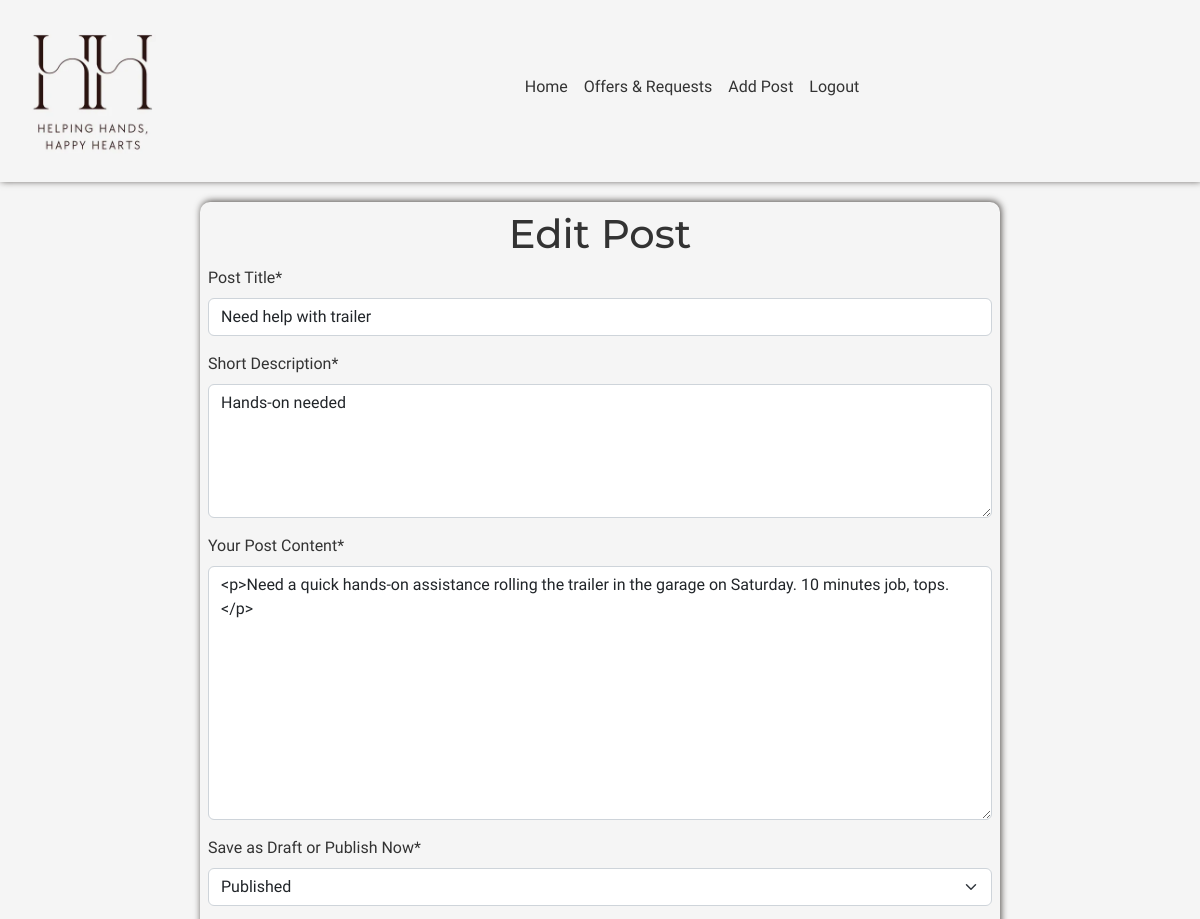
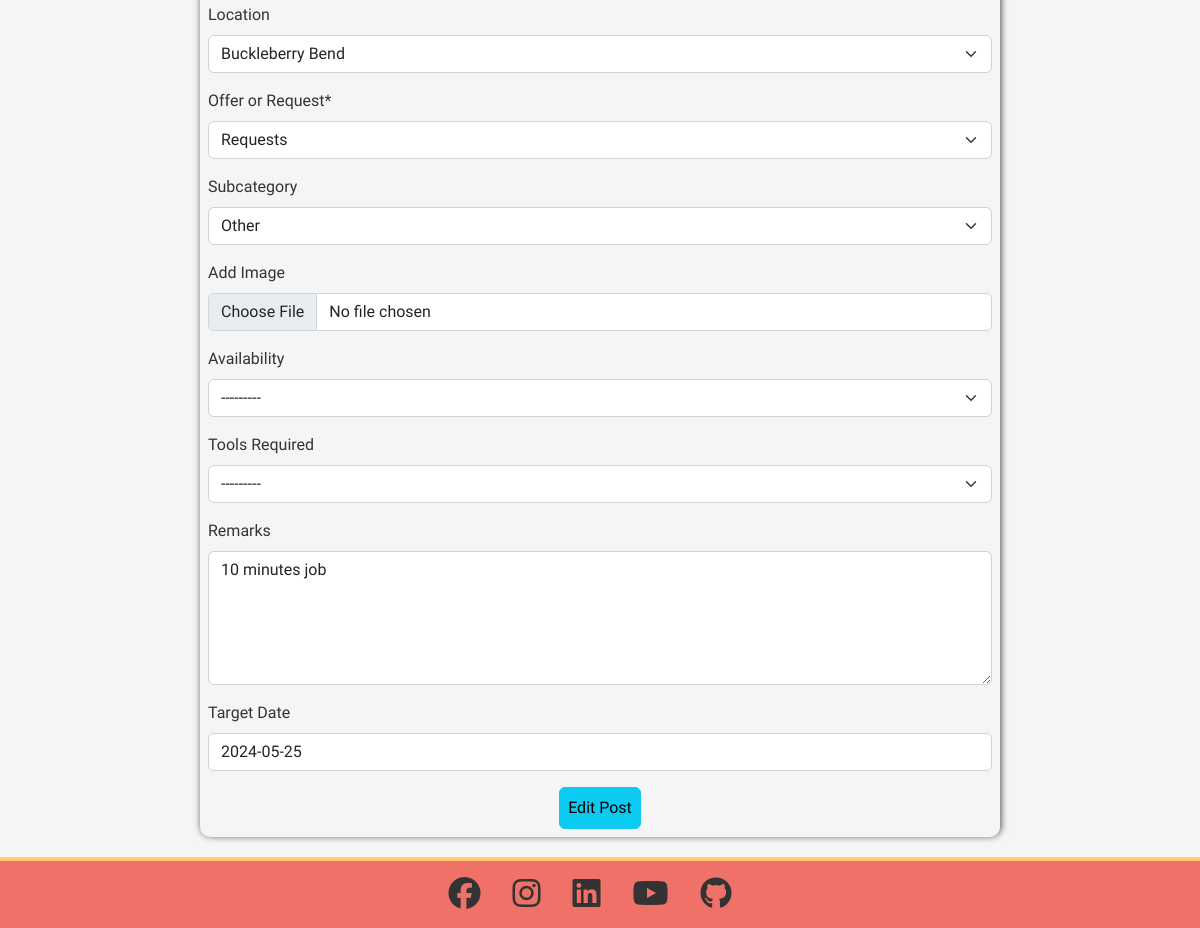
Screenshot of /board/edit/need-help-with-trailer/ (signed in) with the database file from the repository (2 pictures, top to bottom).
### board/models.py (models this page shows, shortened)
class Post(models.Model):
    author = models.ForeignKey(
        User, related_name="post_owner", on_delete=models.CASCADE
    )
    title = models.CharField(max_length=60, null=False, blank=False)
    slug = AutoSlugField(populate_from="title", always_update=True, unique=True)
    excerpt = models.CharField(max_length=500, null=False, blank=False)
    content = RichTextField(max_length=5000, null=False, blank=False)
    published_date = models.DateTimeField(auto_now_add=True)
    edited_date = models.DateTimeField(auto_now=True)
    status = models.IntegerField(choices=STATUS, default=0)
    location = models.ForeignKey(
        Location,
        related_name="post_location",
        null=True,
        blank=True,
        on_delete=models.SET_NULL
    )
    category = models.ForeignKey(
        Category,
        related_name="post_category",
        null=False,
        blank=False,
        on_delete=models.CASCADE
    )
    subcategory = models.ForeignKey(
        Subcategory,
        related_name="post_subcategory",
        null=True,
        blank=True,
        on_delete=models.SET_NULL
    )
    post_image = ResizedImageField(
        size=[400, None],
        upload_to="happyhelping/",
        null=True,
        blank=True,
        quality=75,
        force_format="webp"
    )
    availability = models.CharField(
        max_length=20,
        choices=AVAILABILITY_CHOICES,
        null=True,
        blank=True
    )
    tools_required = models.CharField(
        max_length=50, choices=TOOLS_REQUIRED, null=True, blank=True
    )
    remarks = models.TextField(max_length=250, null=True, blank=True)
    target_date = models.DateField(null=True, blank=True)
    likes = models.ManyToManyField(User, blank=True, related_name="liked_post")
    bookmarks = models.ManyToManyField(User, blank=True, related_name="bookmarked_post")
    class Meta:
        ordering = ["-published_date"]

class Location(models.Model):
    LOCATION = [
        ("AA", "Arkenstone Avenue"),
        ("BB", "Buckleberry Bend"),
        ("CC", "Cobblestone Crossing"),
        ("EE", "Elderberry End"),
        ("FF", "Foxglove Field"),
        ("HH", "Harvest Hollow"),
        ("MM", "Marigold Mews"),
        ("OO", "Old Oak End"),
        ("PP", "Primrose Path"),
        ("RR", "Redleaf Rise"),
        ("SS", "Shirebrook Springs"),
        ("WW", "Windrush Way"),
    ]
    location = models.CharField(max_length=50, choices=LOCATION)
    def __str__(self):
        return (
            self.get_location_display()
        )  # get_location_display returns "human-readable" value

### board/views.py (the view, shortened to what this page needs)
# urls.py: path("edit/<slug:slug>/", EditPost.as_view(), name="edit_post"),
class EditPost(LoginRequiredMixin, UserPassesTestMixin, UpdateView):
    template_name = "board/edit_post.html"
    model = Post
    form_class = PostForm
    success_url = "/board/"
    def test_func(self):
        return self.request.user == self.get_object().author
    def get_context_data(self, **kwargs):
        kwargs.update({'post': self.object})
        return super(EditPost, self).get_context_data(**kwargs)

### board/forms.py
class PostForm(forms.ModelForm):
    content = RichTextField()
    class Meta:
        model = Post
        fields = [
            "title",
            "excerpt",
            "content",
            "status",
            "location",
            "category",
            "subcategory",
            "post_image",
            "availability",
            "tools_required",
            "remarks",
            "target_date",
        ]
        widgets = {
            "excerpt": forms.Textarea(attrs={"rows": 5}),
            "remarks": forms.Textarea(attrs={"rows": 5}),
        }
        labels = {
            "title": "Post Title",
            "excerpt": "Short Description",
            "content": "Your Post Content",
            "status": "Save as Draft or Publish Now",
            "location": "Location",
            "category": "Offer or Request",
            "subcategory": "Subcategory",
            "post_image": "Add Image",
            "availability": "Availability",
            "tools_required": "Tools Required",
            "remarks": "Remarks",
            "target_date": "Target Date",
        }

### board/models.py (called while the page is built)
    def __str__(self):
        return (
            self.get_category_display()
        )  # get_category_display returns "human-readable" value

    def __str__(self):
        return (
            self.get_subcategory_display()
        )  # get_subcategory_display returns "human-readable" value

### board/templates/board/edit_post.html (shortened to what this page needs)
{% extends 'base.html' %}
{% load i18n %}
{% load crispy_forms_tags %}
{% block content %}
<div class="container-fluid">
    <div class="row">
        <div class="col-xs-12 col-sm-10 col-xl-8 form p-2">
            <form method="POST" enctype="multipart/form-data">
                <h1 class="text-center">Edit Post</h1>
                {{ form|crispy }}
                <div class="text-center">
                    <button type="submit" class="btn btn-info p-2">Edit Post</button>
                </div>
            </form>
        </div>
    </div>
</div>
{% endblock %}

### static/css/base.css (style rules this page uses)
:root { --black: #333333; --off-white: #F5F5F5; --warm-white: #FEF9EF; --coral: #F07167; --blue: #227C9D; --yellow: #FFCB77; --blue-box-shadow: 1px -1px 7px 0 rgba(34, 124, 157, 0.75); --black-box-shadow: 1px -1px 7px 0 #4E4A47; --border: 1px solid #4E4A47; }
* { margin: 0; padding: 0; box-sizing: border-box; font-family: "Work Sans", sans-serif; color: var(--black); }
html, body { height: 100%; }
body { display: flex; flex-direction: column; }
h1, h2, h3, h4, h5, h6 { font-family: "Montserrat", sans-serif; }
.form { margin: 20px auto; box-shadow: var(--black-box-shadow); border-radius: 10px; display: block; }

### rows the page displays
Post: title "Need help with trailer", excerpt "Hands-on needed", content "<p>Need a quick hands-on assistance rolling the trailer in the garage on Saturday. 10 minutes job, tops.</p>", status "Published", category "Requests", subcategory "Other", availability "---------", tools_required "---------", remarks "10 minutes job", target_date "2024-05-25"
Location: location "Buckleberry Bend"
